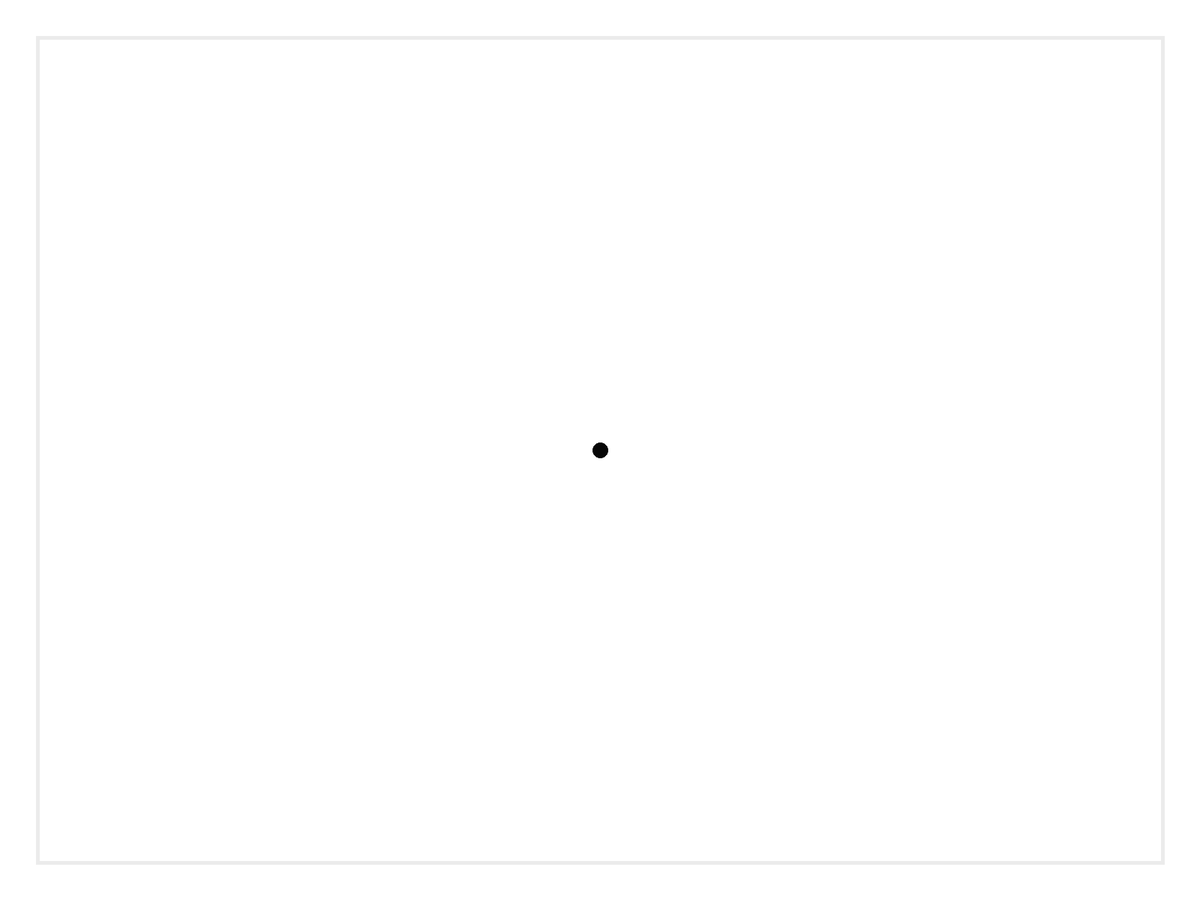
Frame 1 (no input)
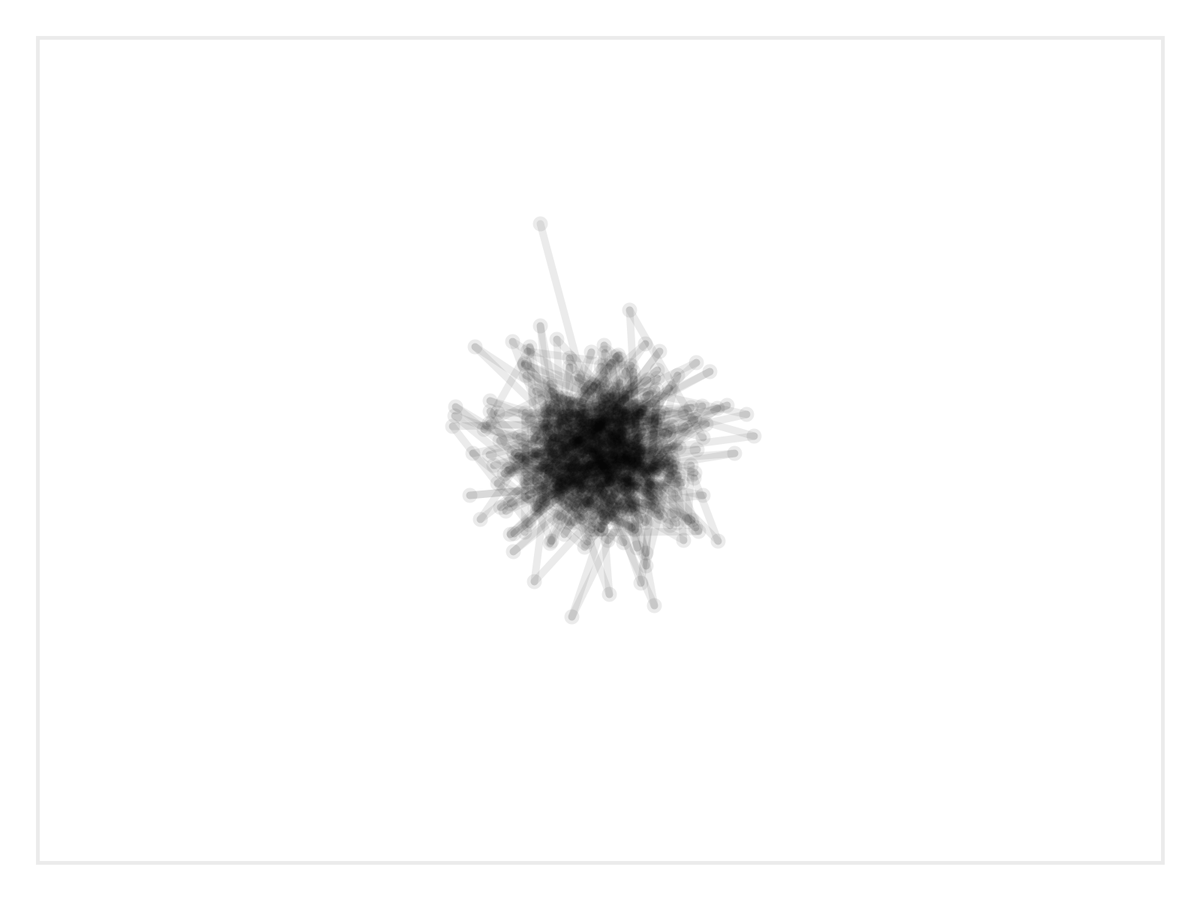
Frame 60 (the mouse pressed at the canvas centre just before this capture)
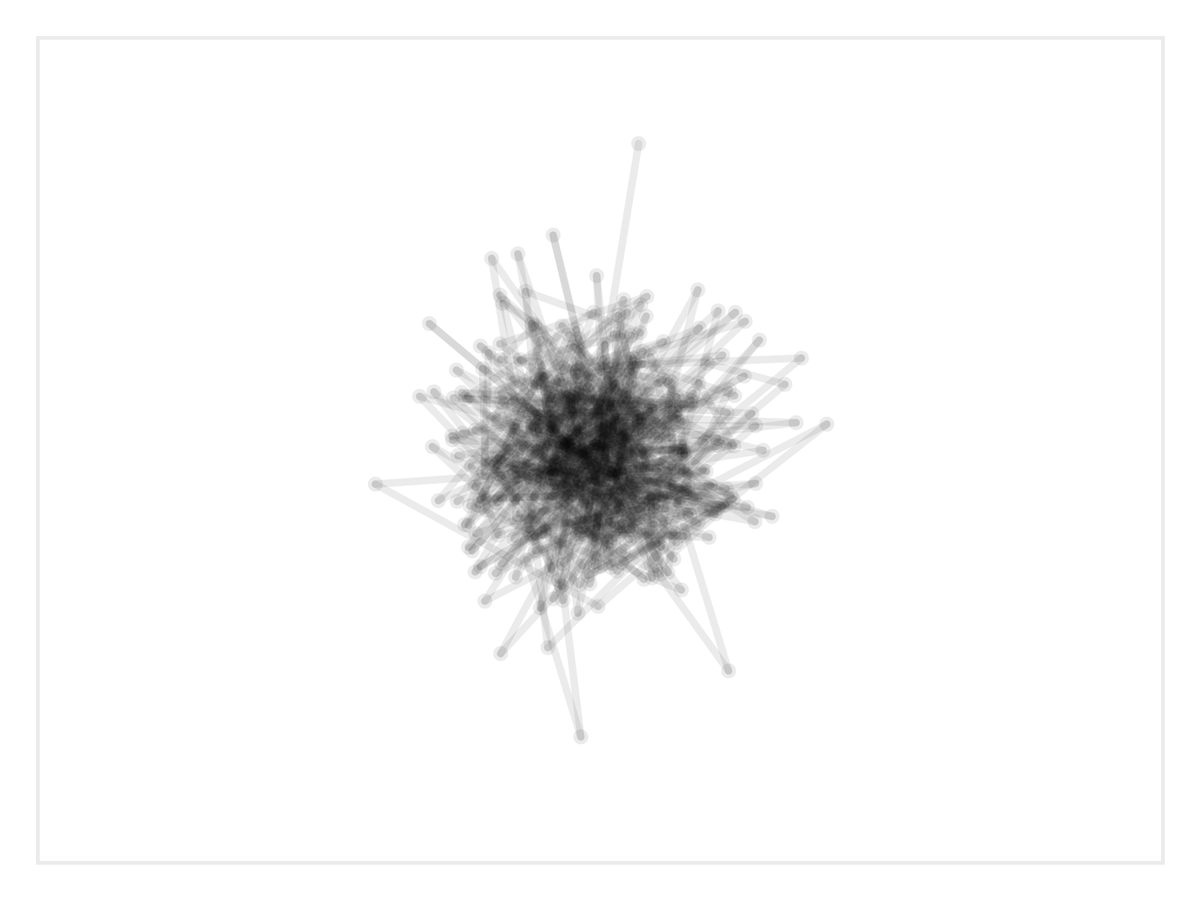
Frame 120 (the mouse held since frame 60 and released just before this capture)

The Processing sketch that drew these frames (run headless with seeded random() and noise(); from frame 60 on, the mouse is pressed at the canvas centre):

// Processing sketch: e08_Tablica_N_Much
// ── e08_Tablica_N_Much.pde
int N = 500;
float[] pozX = new float[N];
float[] pozY = new float[N];

void setup() {
  fullScreen();  
  strokeWeight(20);
  noFill();
  rectMode(CENTER);
  stroke(0, 20);
  for(int i=0; i < N; i++){
     pozX[i] = width/2;
     pozY[i] = height/2;
  }
  
}

void draw() {
  background(255);
  strokeWeight(5);
  rect(width/2, height/2, width-100, height-100);
  for (int i=0; i < N; i++) {
    strokeWeight(20);
    point(pozX[i], pozY[i]);
    strokeWeight(10);
    if(i < N-1) line(pozX[i], pozY[i], pozX[i+1], pozY[i+1]);
    pozX[i] = pozX[i] + random(-15, 15); //mała zmiana w dwie strony
    pozY[i] = pozY[i] + random(-15, 15); //mała zmiana w dwie strony
    pozX[i] = constrain(pozX[i], 50, width-50);
    pozY[i] = constrain(pozY[i], 50, height-50);
  }
}
